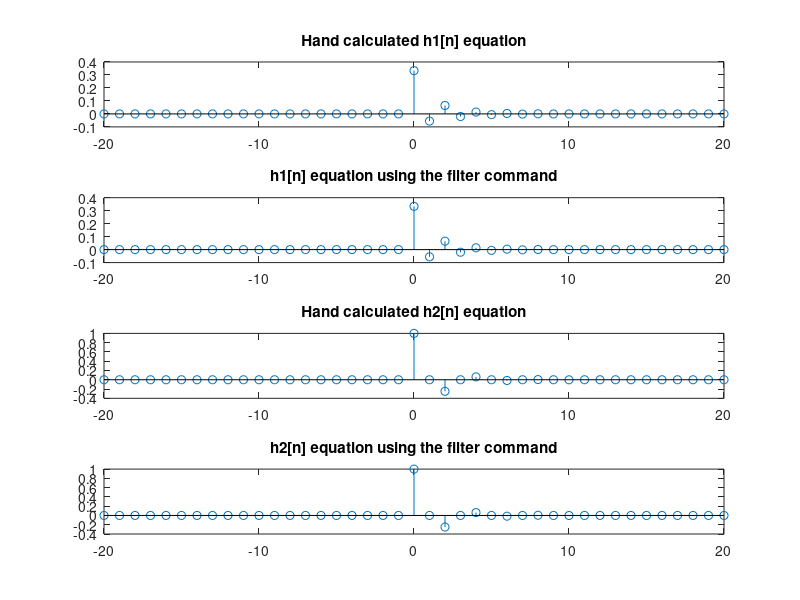
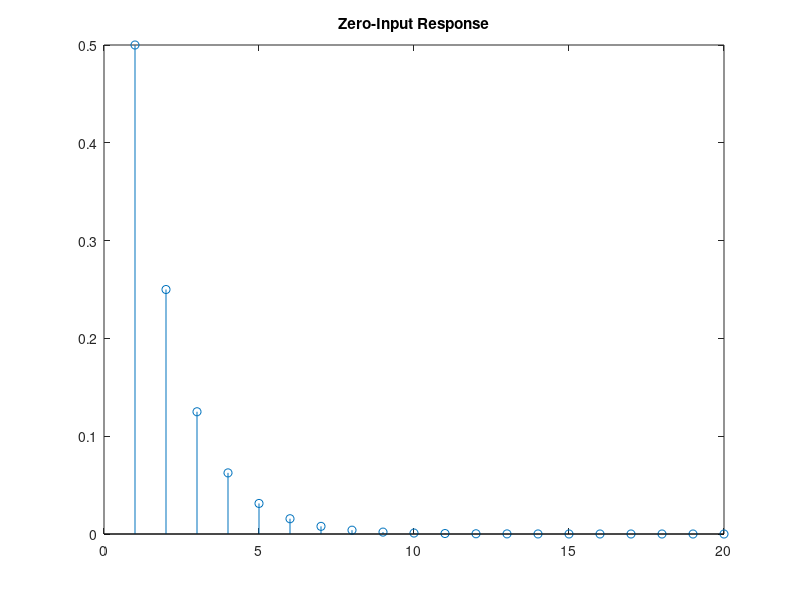
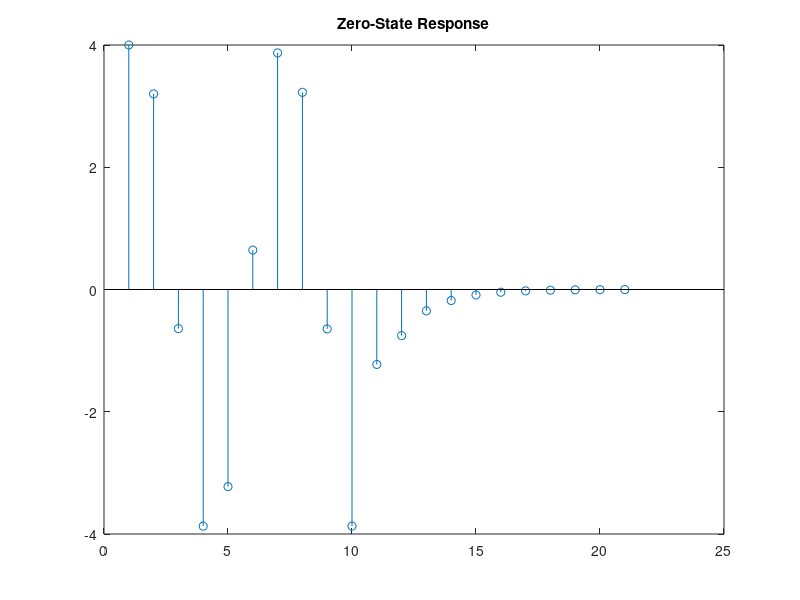
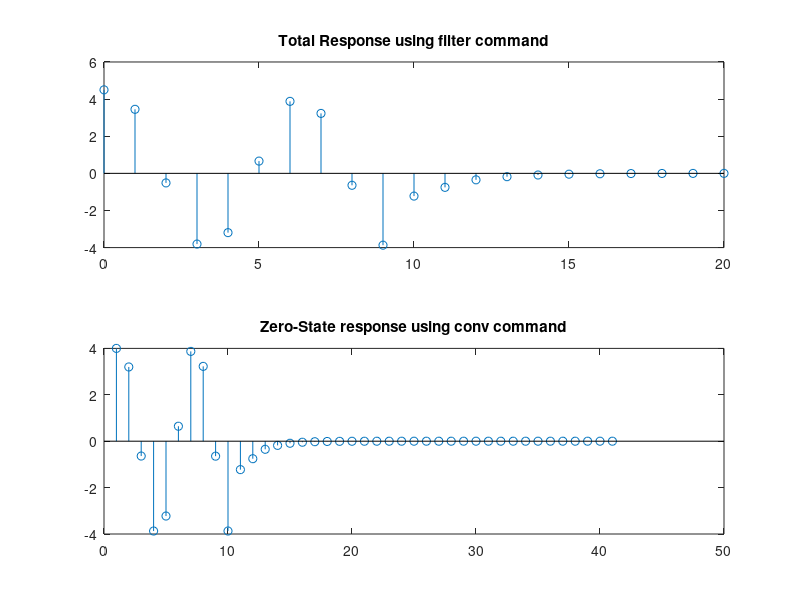

The MATLAB script that drew these images, in order: (Note: this script raises an error after producing the figures.)
%% ELE632 Lab 2 Report
% Authors: Mai Abdelhameed & Omar Ahmad
%% Part A: Unit Impulse Response

n = [-20:20];

u = @(n) (n >= 0) * 1.0 .* (mod(n,1)==0);
% Hand calculations using the z-transform
h1_calculated = @(n) ((2/15).*(1/3).^n + 0.2.*(-0.5).^n).*u(n);
h2_calculated = @(n) ((1/2).^n).*cos(n*pi/2).*u(n);

% Calculating it using the filter command
impulse = @(n) (n == 0) * 1.0 .* (mod(n, 1) == 0); 
B = 1/3;
A = [1 1/6 -1/6];
h1_filter = filter(B,A,impulse(n));
B2 = [1];
A2 = [1 0 1/4];
h2_filter = filter(B2,A2,impulse(n));

figure;
subplot(4,1,1);
stem(n,h1_calculated(n));
title("Hand calculated h1[n] equation");
subplot(4,1,2);
stem(n,h1_filter);
title("h1[n] equation using the filter command");

subplot(4,1,3);
stem(n,h2_calculated(n));
title("Hand calculated h2[n] equation");
subplot(4,1,4);
stem(n,h2_filter);
title("h2[n] equation using the filter command");

%checking if h[3] is the same
threshold = 1e-10;
eq1 = all(h1_calculated(n)-h1_filter <= threshold)
eq2 = all(h2_calculated(n)-h2_filter <= threshold)

disp('The value @ n=3 is the same for both methods');

%% Part B: Zero-input response

%zero input response is the output of the system when input is set to zero
%and only initial conditions
clear;

b = [2];         % Numerator Coefficients
a = [1, -0.3, -0.1];          % Denominator Coefficients
Y = [1, 2];                % Initial conditions for output
xic = filtic(b,a,Y);   % Finding initial conditions for the system
yzi = filter(b,a,zeros(1,20),xic);   % Zero Input response

figure;
stem(yzi);
title('Zero-Input Response');

%% Part C: Zero-state response

%zero state response is the response of system to an input x[n] when all
%the initial conditions are zero
%we can find this response by using the impulse response of the system

clear;

n = [0:20];
u = @(n) (n >= 0) * 1.0 .* (mod(n,1)==0);
x = @(n) 2*cos((2/6)*pi*n).*(u(n) - u(n-10));

b = [2];         % Numerator Coefficients
a = [1, -0.3, -0.1];          % Denominator Coefficients

yzs = filter(b,a,x(n));   % Zero State response

figure;
stem(yzs);
title('Zero-State Response');

%% Part D: Total Response

%output = zero input response + zero state response
clear;
n = [0:20];
u = @(n) (n >= 0) * 1.0 .* (mod(n,1)==0);
x = @(n) 2*cos((2/6)*pi*n).*(u(n) - u(n-10));

b = [2];         % Numerator Coefficients
a = [1, -0.3, -0.1];          % Denominator Coefficients
Y = [1, 2];                % Initial conditions for output
xic = filtic(b,a,Y);   % Finding initial conditions for the system
yzi = filter(b,a,zeros(1,21),xic);   % Zero Input response
yzs = filter(b,a,x(n));   % Zero State response
yadded = yzs + yzi;
y = filter(b,a,x(n),xic);   

figure;
subplot(2,1,1);
stem(n,y);
title("Total Response using filter command");
subplot(2,1,2);
stem(n,yadded);
title("Total Response by adding Zero Input Response and Zero State Response");

disp('It is clear to see that both graphs are equal.');

%% Part E: Convolution and System Stability

clear;
n = [0:20];
%system from B
impulse = @(n) (n == 0) * 1.0 .* (mod(n, 1) == 0); 
b = [2];         % Numerator Coefficients
a = [1, -0.3, -0.1];          % Denominator Coefficients
h = filter(b,a,impulse(n));   % Zero Input response

%input from C
u = @(n) (n >= 0) * 1.0 .* (mod(n,1)==0);
x = @(n) 2*cos((2/6)*pi*n).*(u(n) - u(n-10));
%yzs = filter(b,a,x(n));   % Zero State response

S = conv(x(n), h);
stem(S);
title("Zero-State response using conv command");

disp('Matches part C');
disp('It asymptotically stable as the bended input converges to 0.');

%% Part F: Moving average filter

clear;
% #1
disp('For Q.1:');
disp('A is equal to 1');
disp('B is equal to the N numbered sum of 1/N');

% #3
impulse = @(n) (n == 0) * 1.0 .* (mod(n, 1) == 0);
x = @(n) cos(pi*n/5)+impulse(n-30)-impulse(n-35);

n = [0:45];

[a,b] = params(4);
[a2,b2] = params(8);
[a3,b3] = params(12);

figure;
subplot(3,1,1);
stem(n,filter(b,a,x(n)));
title("Filter with N = 4");

subplot(3,1,2);
stem(n,filter(b2,a2,x(n)));
title("Filter with N = 8");

subplot(3,1,3);
stem(n,filter(b3,a3,x(n)));
title("Filter with N = 12");

disp('The average value for a cosine signal is 0, so as N increases, the');
disp('resulting filtered signal approaches 0, and the effect of the impulse');
disp('on the size of the output signal decreases.');

